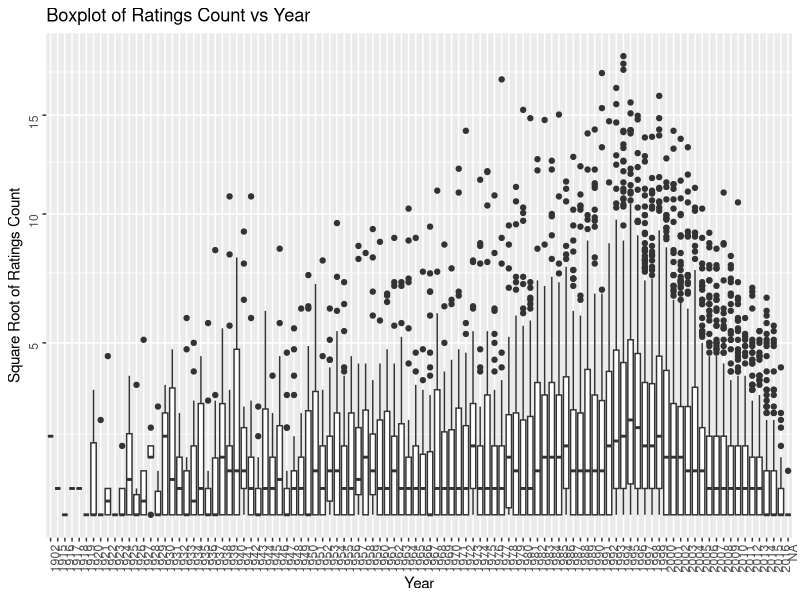
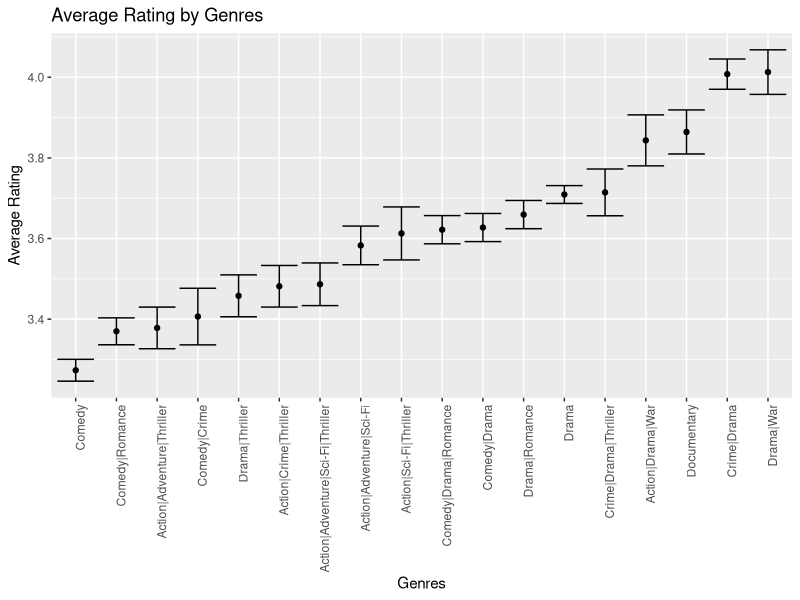

Write R code to recreate these figures, in order.
library(tidyverse)
library(lubridate)
library(dslabs)
data("movielens")

# Compute the number of ratings for each movie and then plot it against the year the movie 
# came out using a boxplot for each year. Use the square root transformation on the y-axis (number of ratings) when creating your plot

movielens %>%
  group_by(movieId) %>%
  summarise(n = n(), year = as.character(first(year))) %>%
  ggplot(aes(x = year, y = sqrt(n))) +
  geom_boxplot() +
  coord_trans(y = "sqrt") +
  theme(axis.text = element_text(angle = 90, hjust = 1)) +
  labs(x = "Year", y = "Square Root of Ratings Count") +
  ggtitle("Boxplot of Ratings Count vs Year")

# calculating mean of 25 movies that came  1993 - 2018 that got high ratings

movielens %>% filter(year >= 1993) %>% group_by(movieId) %>% summarise(n = n(), years = 2018 - first(year),
                                                                       title = title[1],
                                                                       rating = mean(rating)) %>%
  mutate(rate = n/years) %>%
  top_n(25,rate) %>%
  arrange(desc(rate))

# movie genre with low ratings

movielens %>%
  group_by(genres) %>%
  summarize(n = n(), avg = mean(rating), se = sd(rating)/sqrt(n())) %>%
  filter(n >= 1000) %>%
  mutate(genres = reorder(genres, avg)) %>%
  ggplot(aes(x = genres, y = avg, ymin = avg - 2 * se, ymax = avg + 2 * se)) +
  geom_point() +
  geom_errorbar() +
  theme(axis.text.x = element_text(angle = 90, hjust = 1)) +
  labs(x = "Genres", y = "Average Rating", title = "Average Rating by Genres")
